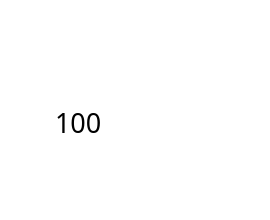
        <widget class="QWidget" name="w1_5" native="true">
         <property name="enabled">
          <bool>true</bool>
         </property>
         <property name="styleSheet">
          <string notr="true">QWidget{image:url(./image/kit2_light.png); border:0px; background-color : rgba(0,0,0,0);}
QWidget:hover{image:url(./image/kit2_light2.png); border:0px; background-color : rgba(0,0,0,0);}


</string>
         </property>
         <widget class="QLineEdit" name="lineEdit_11">
          <property name="enabled">
           <bool>false</bool>
          </property>
          <property name="geometry">
           <rect>
            <x>15</x>
            <y>27</y>
            <width>241</width>
            <height>31</height>
           </rect>
          </property>
          <property name="font">
           <font>
            <family>서울남산체 EB</family>
            <pointsize>20</pointsize>
           </font>
          </property>
          <property name="styleSheet">
           <string notr="true">QLineEdit:Enabled{
background-color : rgba(0,0,0,0);
color : rgb(255,255,255);
image : NULL;
}
QLineEdit{
background-color : rgba(0,0,0,0);
color : rgb(255,255,255);
image : NULL;
}</string>
          </property>
          <property name="text">
           <string>왼쪽 위 led</string>
          </property>
          <property name="maxLength">
           <number>30</number>
          </property>
         </widget>
         <widget class="QPushButton" name="pushButton_28">
          <property name="geometry">
           <rect>
            <x>10</x>
            <y>0</y>
            <width>251</width>
            <height>211</height>
           </rect>
          </property>
          <property name="cursor">
           <cursorShape>PointingHandCursor</cursorShape>
          </property>
          <property name="styleSheet">
           <string notr="true">image : url(./);
background-color : rgba(0,0,0,0);</string>
          </property>
          <property name="text">
           <string/>
          </property>
         </widget>
         <widget class="QLineEdit" name="lineEdit_12">
          <property name="enabled">
           <bool>false</bool>
          </property>
          <property name="geometry">
           <rect>
            <x>15</x>
            <y>60</y>
            <width>141</width>
            <height>31</height>
           </rect>
          </property>
          <property name="font">
           <font>
            <family>서울남산체 EB</family>
            <pointsize>14</pointsize>
           </font>
          </property>
          <property name="styleSheet">
           <string notr="true">QLineEdit:Enabled{
background-color : rgba(0,0,0,0);
color : rgb(255,255,255);
image : NULL;
}
QLineEdit{
background-color : rgba(0,0,0,0);
color : rgb(255,255,255);
image : NULL;
}</string>
          </property>
          <property name="text">
           <string>L02</string>
          </property>
          <property name="maxLength">
           <number>30</number>
          </property>
         </widget>
         <widget class="QPushButton" name="pushButton_29">
          <property name="geometry">
           <rect>
            <x>160</x>
            <y>50</y>
            <width>91</width>
            <height>81</height>
           </rect>
          </property>
          <property name="cursor">
           <cursorShape>PointingHandCursor</cursorShape>
          </property>
          <property name="styleSheet">
           <string notr="true">QPushButton{image:url(./image/off_1.png); border:0px; background-color : rgba(0,0,0,0);}
QPushButton:hover{image:url(./image/off_2.png); border:0px;background-color : rgba(0,0,0,0);}
QPushButton:checked{image:url(./image/on_1.png); border:0px;background-color : rgba(0,0,0,0);}
QPushButton:checked:hover{image:url(./image/on_2.png); border:0px;background-color : rgba(0,0,0,0);}
</string>
          </property>
          <property name="text">
           <string/>
          </property>
          <property name="checkable">
           <bool>true</bool>
          </property>
          <property name="checked">
           <bool>false</bool>
          </property>
         </widget>
         <widget class="QLabel" name="label_17">
          <property name="geometry">
           <rect>
            <x>55</x>
            <y>107</y>
            <width>56</width>
            <height>30</height>
           </rect>
          </property>
          <property name="font">
           <font>
            <family>서울남산체 B</family>
            <pointsize>20</pointsize>
           </font>
          </property>
          <property name="styleSheet">
           <string notr="true">background-color : rgba(0,0,0,0);
image : url(./);
</string>
          </property>
          <property name="text">
           <string>100</string>
          </property>
         </widget>
         <widget class="QPushButton" name="pushButton_30">
          <property name="geometry">
           <rect>
            <x>185</x>
            <y>157</y>
            <width>31</width>
            <height>31</height>
           </rect>
          </property>
          <property name="cursor">
           <cursorShape>PointingHandCursor</cursorShape>
          </property>
          <property name="styleSheet">
           <string notr="true">QPushButton{image:url(./image/su_1.png); border:0px;color:}
QPushButton:hover{image:url(./image/su_2.png); border:0px;}
QPushButton:checked{image:url(./image/ck_1.png); border:0px;}
QPushButton:checked:hover{image:url(./image/ck_2.png); border:0px;}

</string>
          </property>
          <property name="text">
           <string/>
          </property>
          <property name="checkable">
           <bool>true</bool>
          </property>
         </widget>
         <widget class="QPushButton" name="pushButton_31">
          <property name="geometry">
           <rect>
            <x>220</x>
            <y>157</y>
            <width>31</width>
            <height>31</height>
           </rect>
          </property>
          <property name="cursor">
           <cursorShape>PointingHandCursor</cursorShape>
          </property>
          <property name="styleSheet">
           <string notr="true">QPushButton{image:url(./image/close_1.png); border:0px;color:}
QPushButton:hover{image:url(./image/close_2.png); border:0px;}
</string>
          </property>
          <property name="text">
           <string/>
          </property>
          <property name="checkable">
           <bool>false</bool>
          </property>
         </widget>
        </widget>
